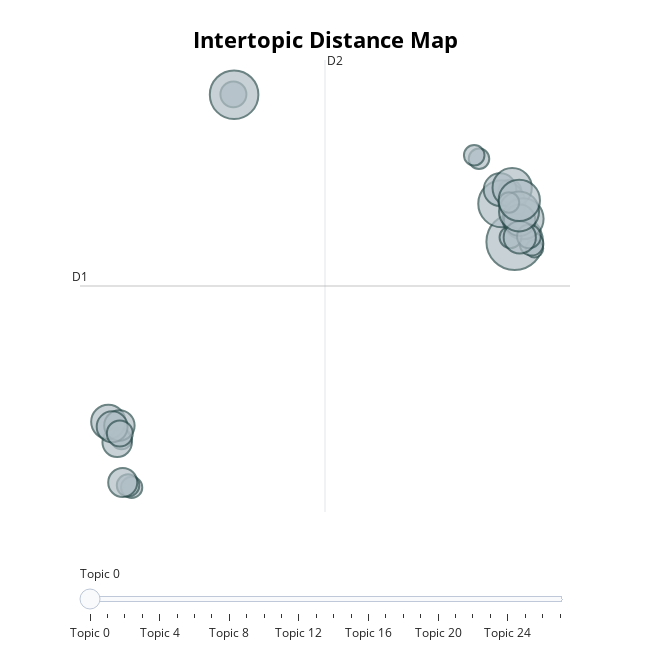

Here is the notebook cell this chart was saved with:
### Code cell
fig = topic_model.visualize_topics()
fig.show()

### Figure 1 — Plotly figure (JSON) as saved in the notebook; plotly's stock layout.template omitted (floating-point values rounded to 4 significant figures)
{"data": [{"customdata": [[0, "word | hint | today | spangram | answer", 19], [1, "credit | loan | card | account | rate", 114], [2, "blood | dr | symptom | pressure | say", 79], [3, "chart | album | billboard | song | band", 24], [4, "climate | record | temperature | researcher | change", 15], [5, "city | eclipse | travel | trip | rank", 31], [6, "game | win | player | season | play", 84], [7, "trump | trial | case | president | court", 42], [8, "government | say | state | bill | minister", 33], [9, "israel | attack | iran | israeli | say", 34], [10, "hotel | island | resort | cherry | new", 38], [11, "season | say | film | like | war", 55], [12, "tiktok | boeing | bytedance | aircraft | china", 24], [13, "water | heater | tankless | panel | solar", 11], [14, "apple | iphone | gaming | mouse | google", 20], [15, "divorce | accident | child | fault | injury", 16], [16, "content | audience | book | marketing | influencer", 15], [17, "ai | generative | datum | technology | human", 60], [18, "million | billion | league | year | value", 17], [19, "information | user | site | provide | cookie", 15], [20, "customer | business | product | company | market", 35], [21, "college | student | aid | fafsa | school", 18], [22, "industries | construction | founded | state | year", 30], [23, "company | say | coffee | amd | startup", 20], [24, "stock | billion | million | year | company", 37], [25, "team | leader | employee | member | manager", 57], [26, "care | caregiver | partner | health | feel", 15], [27, "work | people | self | change | way", 61]], "hovertemplate": "<b>Topic %{customdata[0]}</b><br>%{customdata[1]}<br>Size: %{customdata[2]}", "legendgroup": "", "marker": {"color": "#B0BEC5", "line": {"color": "DarkSlateGrey", "width": 2}, "size": [19, 114, 79, 24, 15, 31, 84, 42, 33, 34, 38, 55, 24, 11, 20, 16, 15, 60, 17, 15, 35, 18, 30, 20, 37, 57, 15, 61], "sizemode": "area", "sizeref": 0.07125, "symbol": "circle"}, "mode": "markers", "name": "", "orientation": "v", "showlegend": false, "type": "scatter", "x": [9.424, 9.638, 9.068, -2.834, -7.794, -7.987, -2.802, -8.379, -7.889, -8.21, 8.99, 9.527, -7.87, 10.51, 10.39, -7.344, 8.056, 10.01, 9.452, 7.844, 9.859, -7.504, -7.741, 10.27, 9.864, 9.832, 9.383, 9.842], "xaxis": "x", "y": [10.8, 6.674, 9.784, 18.71, -9.442, -9.71, 18.68, -8.035, -8.33, -8.435, 10.93, 11.1, -8.985, 6.116, 6.515, -13.39, 13.46, 8.561, 7.038, 13.74, 8.431, -13.23, -12.99, 7.113, 7.032, 9.154, 9.882, 10.05], "yaxis": "y"}], "layout": {"annotations": [{"showarrow": false, "text": "D1", "x": -9.635, "y": 3.062, "yshift": 10}, {"showarrow": false, "text": "D2", "x": 1.228, "xshift": 10, "y": 21.52}], "height": 650, "hoverlabel": {"bgcolor": "white", "font": {"family": "Rockwell", "size": 16}}, "legend": {"itemsizing": "constant", "tracegroupgap": 0}, "margin": {"t": 60}, "shapes": [{"line": {"color": "#CFD8DC", "width": 2}, "type": "line", "x0": 1.228, "x1": 1.228, "y0": -15.4, "y1": 21.52}, {"line": {"color": "#9E9E9E", "width": 2}, "type": "line", "x0": -9.635, "x1": 12.09, "y0": 3.062, "y1": 3.062}], "sliders": [{"active": 0, "pad": {"t": 50}, "steps": [{"args": [{"marker.color": [["red", "#B0BEC5", "#B0BEC5", "#B0BEC5", "#B0BEC5", "#B0BEC5", "#B0BEC5", "#B0BEC5", "#B0BEC5", "#B0BEC5", "#B0BEC5", "#B0BEC5", "#B0BEC5", "#B0BEC5", "#B0BEC5", "#B0BEC5", "#B0BEC5", "#B0BEC5", "#B0BEC5", "#B0BEC5", "#B0BEC5", "#B0BEC5", "#B0BEC5", "#B0BEC5", "#B0BEC5", "#B0BEC5", "#B0BEC5", "#B0BEC5"]]}], "label": "Topic 0", "method": "update"}, {"args": [{"marker.color": [["#B0BEC5", "red", "#B0BEC5", "#B0BEC5", "#B0BEC5", "#B0BEC5", "#B0BEC5", "#B0BEC5", "#B0BEC5", "#B0BEC5", "#B0BEC5", "#B0BEC5", "#B0BEC5", "#B0BEC5", "#B0BEC5", "#B0BEC5", "#B0BEC5", "#B0BEC5", "#B0BEC5", "#B0BEC5", "#B0BEC5", "#B0BEC5", "#B0BEC5", "#B0BEC5", "#B0BEC5", "#B0BEC5", "#B0BEC5", "#B0BEC5"]]}], "label": "Topic 1", "method": "update"}, {"args": [{"marker.color": [["#B0BEC5", "#B0BEC5", "red", "#B0BEC5", "#B0BEC5", "#B0BEC5", "#B0BEC5", "#B0BEC5", "#B0BEC5", "#B0BEC5", "#B0BEC5", "#B0BEC5", "#B0BEC5", "#B0BEC5", "#B0BEC5", "#B0BEC5", "#B0BEC5", "#B0BEC5", "#B0BEC5", "#B0BEC5", "#B0BEC5", "#B0BEC5", "#B0BEC5", "#B0BEC5", "#B0BEC5", "#B0BEC5", "#B0BEC5", "#B0BEC5"]]}], "label": "Topic 2", "method": "update"}, {"args": [{"marker.color": [["#B0BEC5", "#B0BEC5", "#B0BEC5", "red", "#B0BEC5", "#B0BEC5", "#B0BEC5", "#B0BEC5", "#B0BEC5", "#B0BEC5", "#B0BEC5", "#B0BEC5", "#B0BEC5", "#B0BEC5", "#B0BEC5", "#B0BEC5", "#B0BEC5", "#B0BEC5", "#B0BEC5", "#B0BEC5", "#B0BEC5", "#B0BEC5", "#B0BEC5", "#B0BEC5", "#B0BEC5", "#B0BEC5", "#B0BEC5", "#B0BEC5"]]}], "label": "Topic 3", "method": "update"}, {"args": [{"marker.color": [["#B0BEC5", "#B0BEC5", "#B0BEC5", "#B0BEC5", "red", "#B0BEC5", "#B0BEC5", "#B0BEC5", "#B0BEC5", "#B0BEC5", "#B0BEC5", "#B0BEC5", "#B0BEC5", "#B0BEC5", "#B0BEC5", "#B0BEC5", "#B0BEC5", "#B0BEC5", "#B0BEC5", "#B0BEC5", "#B0BEC5", "#B0BEC5", "#B0BEC5", "#B0BEC5", "#B0BEC5", "#B0BEC5", "#B0BEC5", "#B0BEC5"]]}], "label": "Topic 4", "method": "update"}, {"args": [{"marker.color": [["#B0BEC5", "#B0BEC5", "#B0BEC5", "#B0BEC5", "#B0BEC5", "red", "#B0BEC5", "#B0BEC5", "#B0BEC5", "#B0BEC5", "#B0BEC5", "#B0BEC5", "#B0BEC5", "#B0BEC5", "#B0BEC5", "#B0BEC5", "#B0BEC5", "#B0BEC5", "#B0BEC5", "#B0BEC5", "#B0BEC5", "#B0BEC5", "#B0BEC5", "#B0BEC5", "#B0BEC5", "#B0BEC5", "#B0BEC5", "#B0BEC5"]]}], "label": "Topic 5", "method": "update"}, {"args": [{"marker.color": [["#B0BEC5", "#B0BEC5", "#B0BEC5", "#B0BEC5", "#B0BEC5", "#B0BEC5", "red", "#B0BEC5", "#B0BEC5", "#B0BEC5", "#B0BEC5", "#B0BEC5", "#B0BEC5", "#B0BEC5", "#B0BEC5", "#B0BEC5", "#B0BEC5", "#B0BEC5", "#B0BEC5", "#B0BEC5", "#B0BEC5", "#B0BEC5", "#B0BEC5", "#B0BEC5", "#B0BEC5", "#B0BEC5", "#B0BEC5", "#B0BEC5"]]}], "label": "Topic 6", "method": "update"}, {"args": [{"marker.color": [["#B0BEC5", "#B0BEC5", "#B0BEC5", "#B0BEC5", "#B0BEC5", "#B0BEC5", "#B0BEC5", "red", "#B0BEC5", "#B0BEC5", "#B0BEC5", "#B0BEC5", "#B0BEC5", "#B0BEC5", "#B0BEC5", "#B0BEC5", "#B0BEC5", "#B0BEC5", "#B0BEC5", "#B0BEC5", "#B0BEC5", "#B0BEC5", "#B0BEC5", "#B0BEC5", "#B0BEC5", "#B0BEC5", "#B0BEC5", "#B0BEC5"]]}], "label": "Topic 7", "method": "update"}, {"args": [{"marker.color": [["#B0BEC5", "#B0BEC5", "#B0BEC5", "#B0BEC5", "#B0BEC5", "#B0BEC5", "#B0BEC5", "#B0BEC5", "red", "#B0BEC5", "#B0BEC5", "#B0BEC5", "#B0BEC5", "#B0BEC5", "#B0BEC5", "#B0BEC5", "#B0BEC5", "#B0BEC5", "#B0BEC5", "#B0BEC5", "#B0BEC5", "#B0BEC5", "#B0BEC5", "#B0BEC5", "#B0BEC5", "#B0BEC5", "#B0BEC5", "#B0BEC5"]]}], "label": "Topic 8", "method": "update"}, {"args": [{"marker.color": [["#B0BEC5", "#B0BEC5", "#B0BEC5", "#B0BEC5", "#B0BEC5", "#B0BEC5", "#B0BEC5", "#B0BEC5", "#B0BEC5", "red", "#B0BEC5", "#B0BEC5", "#B0BEC5", "#B0BEC5", "#B0BEC5", "#B0BEC5", "#B0BEC5", "#B0BEC5", "#B0BEC5", "#B0BEC5", "#B0BEC5", "#B0BEC5", "#B0BEC5", "#B0BEC5", "#B0BEC5", "#B0BEC5", "#B0BEC5", "#B0BEC5"]]}], "label": "Topic 9", "method": "update"}, {"args": [{"marker.color": [["#B0BEC5", "#B0BEC5", "#B0BEC5", "#B0BEC5", "#B0BEC5", "#B0BEC5", "#B0BEC5", "#B0BEC5", "#B0BEC5", "#B0BEC5", "red", "#B0BEC5", "#B0BEC5", "#B0BEC5", "#B0BEC5", "#B0BEC5", "#B0BEC5", "#B0BEC5", "#B0BEC5", "#B0BEC5", "#B0BEC5", "#B0BEC5", "#B0BEC5", "#B0BEC5", "#B0BEC5", "#B0BEC5", "#B0BEC5", "#B0BEC5"]]}], "label": "Topic 10", "method": "update"}, {"args": [{"marker.color": [["#B0BEC5", "#B0BEC5", "#B0BEC5", "#B0BEC5", "#B0BEC5", "#B0BEC5", "#B0BEC5", "#B0BEC5", "#B0BEC5", "#B0BEC5", "#B0BEC5", "red", "#B0BEC5", "#B0BEC5", "#B0BEC5", "#B0BEC5", "#B0BEC5", "#B0BEC5", "#B0BEC5", "#B0BEC5", "#B0BEC5", "#B0BEC5", "#B0BEC5", "#B0BEC5", "#B0BEC5", "#B0BEC5", "#B0BEC5", "#B0BEC5"]]}], "label": "Topic 11", "method": "update"}, {"args": [{"marker.color": [["#B0BEC5", "#B0BEC5", "#B0BEC5", "#B0BEC5", "#B0BEC5", "#B0BEC5", "#B0BEC5", "#B0BEC5", "#B0BEC5", "#B0BEC5", "#B0BEC5", "#B0BEC5", "red", "#B0BEC5", "#B0BEC5", "#B0BEC5", "#B0BEC5", "#B0BEC5", "#B0BEC5", "#B0BEC5", "#B0BEC5", "#B0BEC5", "#B0BEC5", "#B0BEC5", "#B0BEC5", "#B0BEC5", "#B0BEC5", "#B0BEC5"]]}], "label": "Topic 12", "method": "update"}, {"args": [{"marker.color": [["#B0BEC5", "#B0BEC5", "#B0BEC5", "#B0BEC5", "#B0BEC5", "#B0BEC5", "#B0BEC5", "#B0BEC5", "#B0BEC5", "#B0BEC5", "#B0BEC5", "#B0BEC5", "#B0BEC5", "red", "#B0BEC5", "#B0BEC5", "#B0BEC5", "#B0BEC5", "#B0BEC5", "#B0BEC5", "#B0BEC5", "#B0BEC5", "#B0BEC5", "#B0BEC5", "#B0BEC5", "#B0BEC5", "#B0BEC5", "#B0BEC5"]]}], "label": "Topic 13", "method": "update"}, {"args": [{"marker.color": [["#B0BEC5", "#B0BEC5", "#B0BEC5", "#B0BEC5", "#B0BEC5", "#B0BEC5", "#B0BEC5", "#B0BEC5", "#B0BEC5", "#B0BEC5", "#B0BEC5", "#B0BEC5", "#B0BEC5", "#B0BEC5", "red", "#B0BEC5", "#B0BEC5", "#B0BEC5", "#B0BEC5", "#B0BEC5", "#B0BEC5", "#B0BEC5", "#B0BEC5", "#B0BEC5", "#B0BEC5", "#B0BEC5", "#B0BEC5", "#B0BEC5"]]}], "label": "Topic 14", "method": "update"}, {"args": [{"marker.color": [["#B0BEC5", "#B0BEC5", "#B0BEC5", "#B0BEC5", "#B0BEC5", "#B0BEC5", "#B0BEC5", "#B0BEC5", "#B0BEC5", "#B0BEC5", "#B0BEC5", "#B0BEC5", "#B0BEC5", "#B0BEC5", "#B0BEC5", "red", "#B0BEC5", "#B0BEC5", "#B0BEC5", "#B0BEC5", "#B0BEC5", "#B0BEC5", "#B0BEC5", "#B0BEC5", "#B0BEC5", "#B0BEC5", "#B0BEC5", "#B0BEC5"]]}], "label": "Topic 15", "method": "update"}, {"args": [{"marker.color": [["#B0BEC5", "#B0BEC5", "#B0BEC5", "#B0BEC5", "#B0BEC5", "#B0BEC5", "#B0BEC5", "#B0BEC5", "#B0BEC5", "#B0BEC5", "#B0BEC5", "#B0BEC5", "#B0BEC5", "#B0BEC5", "#B0BEC5", "#B0BEC5", "red", "#B0BEC5", "#B0BEC5", "#B0BEC5", "#B0BEC5", "#B0BEC5", "#B0BEC5", "#B0BEC5", "#B0BEC5", "#B0BEC5", "#B0BEC5", "#B0BEC5"]]}], "label": "Topic 16", "method": "update"}, {"args": [{"marker.color": [["#B0BEC5", "#B0BEC5", "#B0BEC5", "#B0BEC5", "#B0BEC5", "#B0BEC5", "#B0BEC5", "#B0BEC5", "#B0BEC5", "#B0BEC5", "#B0BEC5", "#B0BEC5", "#B0BEC5", "#B0BEC5", "#B0BEC5", "#B0BEC5", "#B0BEC5", "red", "#B0BEC5", "#B0BEC5", "#B0BEC5", "#B0BEC5", "#B0BEC5", "#B0BEC5", "#B0BEC5", "#B0BEC5", "#B0BEC5", "#B0BEC5"]]}], "label": "Topic 17", "method": "update"}, {"args": [{"marker.color": [["#B0BEC5", "#B0BEC5", "#B0BEC5", "#B0BEC5", "#B0BEC5", "#B0BEC5", "#B0BEC5", "#B0BEC5", "#B0BEC5", "#B0BEC5", "#B0BEC5", "#B0BEC5", "#B0BEC5", "#B0BEC5", "#B0BEC5", "#B0BEC5", "#B0BEC5", "#B0BEC5", "red", "#B0BEC5", "#B0BEC5", "#B0BEC5", "#B0BEC5", "#B0BEC5", "#B0BEC5", "#B0BEC5", "#B0BEC5", "#B0BEC5"]]}], "label": "Topic 18", "method": "update"}, {"args": [{"marker.color": [["#B0BEC5", "#B0BEC5", "#B0BEC5", "#B0BEC5", "#B0BEC5", "#B0BEC5", "#B0BEC5", "#B0BEC5", "#B0BEC5", "#B0BEC5", "#B0BEC5", "#B0BEC5", "#B0BEC5", "#B0BEC5", "#B0BEC5", "#B0BEC5", "#B0BEC5", "#B0BEC5", "#B0BEC5", "red", "#B0BEC5", "#B0BEC5", "#B0BEC5", "#B0BEC5", "#B0BEC5", "#B0BEC5", "#B0BEC5", "#B0BEC5"]]}], "label": "Topic 19", "method": "update"}, {"args": [{"marker.color": [["#B0BEC5", "#B0BEC5", "#B0BEC5", "#B0BEC5", "#B0BEC5", "#B0BEC5", "#B0BEC5", "#B0BEC5", "#B0BEC5", "#B0BEC5", "#B0BEC5", "#B0BEC5", "#B0BEC5", "#B0BEC5", "#B0BEC5", "#B0BEC5", "#B0BEC5", "#B0BEC5", "#B0BEC5", "#B0BEC5", "red", "#B0BEC5", "#B0BEC5", "#B0BEC5", "#B0BEC5", "#B0BEC5", "#B0BEC5", "#B0BEC5"]]}], "label": "Topic 20", "method": "update"}, {"args": [{"marker.color": [["#B0BEC5", "#B0BEC5", "#B0BEC5", "#B0BEC5", "#B0BEC5", "#B0BEC5", "#B0BEC5", "#B0BEC5", "#B0BEC5", "#B0BEC5", "#B0BEC5", "#B0BEC5", "#B0BEC5", "#B0BEC5", "#B0BEC5", "#B0BEC5", "#B0BEC5", "#B0BEC5", "#B0BEC5", "#B0BEC5", "#B0BEC5", "red", "#B0BEC5", "#B0BEC5", "#B0BEC5", "#B0BEC5", "#B0BEC5", "#B0BEC5"]]}], "label": "Topic 21", "method": "update"}, {"args": [{"marker.color": [["#B0BEC5", "#B0BEC5", "#B0BEC5", "#B0BEC5", "#B0BEC5", "#B0BEC5", "#B0BEC5", "#B0BEC5", "#B0BEC5", "#B0BEC5", "#B0BEC5", "#B0BEC5", "#B0BEC5", "#B0BEC5", "#B0BEC5", "#B0BEC5", "#B0BEC5", "#B0BEC5", "#B0BEC5", "#B0BEC5", "#B0BEC5", "#B0BEC5", "red", "#B0BEC5", "#B0BEC5", "#B0BEC5", "#B0BEC5", "#B0BEC5"]]}], "label": "Topic 22", "method": "update"}, {"args": [{"marker.color": [["#B0BEC5", "#B0BEC5", "#B0BEC5", "#B0BEC5", "#B0BEC5", "#B0BEC5", "#B0BEC5", "#B0BEC5", "#B0BEC5", "#B0BEC5", "#B0BEC5", "#B0BEC5", "#B0BEC5", "#B0BEC5", "#B0BEC5", "#B0BEC5", "#B0BEC5", "#B0BEC5", "#B0BEC5", "#B0BEC5", "#B0BEC5", "#B0BEC5", "#B0BEC5", "red", "#B0BEC5", "#B0BEC5", "#B0BEC5", "#B0BEC5"]]}], "label": "Topic 23", "method": "update"}, {"args": [{"marker.color": [["#B0BEC5", "#B0BEC5", "#B0BEC5", "#B0BEC5", "#B0BEC5", "#B0BEC5", "#B0BEC5", "#B0BEC5", "#B0BEC5", "#B0BEC5", "#B0BEC5", "#B0BEC5", "#B0BEC5", "#B0BEC5", "#B0BEC5", "#B0BEC5", "#B0BEC5", "#B0BEC5", "#B0BEC5", "#B0BEC5", "#B0BEC5", "#B0BEC5", "#B0BEC5", "#B0BEC5", "red", "#B0BEC5", "#B0BEC5", "#B0BEC5"]]}], "label": "Topic 24", "method": "update"}, {"args": [{"marker.color": [["#B0BEC5", "#B0BEC5", "#B0BEC5", "#B0BEC5", "#B0BEC5", "#B0BEC5", "#B0BEC5", "#B0BEC5", "#B0BEC5", "#B0BEC5", "#B0BEC5", "#B0BEC5", "#B0BEC5", "#B0BEC5", "#B0BEC5", "#B0BEC5", "#B0BEC5", "#B0BEC5", "#B0BEC5", "#B0BEC5", "#B0BEC5", "#B0BEC5", "#B0BEC5", "#B0BEC5", "#B0BEC5", "red", "#B0BEC5", "#B0BEC5"]]}], "label": "Topic 25", "method": "update"}, {"args": [{"marker.color": [["#B0BEC5", "#B0BEC5", "#B0BEC5", "#B0BEC5", "#B0BEC5", "#B0BEC5", "#B0BEC5", "#B0BEC5", "#B0BEC5", "#B0BEC5", "#B0BEC5", "#B0BEC5", "#B0BEC5", "#B0BEC5", "#B0BEC5", "#B0BEC5", "#B0BEC5", "#B0BEC5", "#B0BEC5", "#B0BEC5", "#B0BEC5", "#B0BEC5", "#B0BEC5", "#B0BEC5", "#B0BEC5", "#B0BEC5", "red", "#B0BEC5"]]}], "label": "Topic 26", "method": "update"}, {"args": [{"marker.color": [["#B0BEC5", "#B0BEC5", "#B0BEC5", "#B0BEC5", "#B0BEC5", "#B0BEC5", "#B0BEC5", "#B0BEC5", "#B0BEC5", "#B0BEC5", "#B0BEC5", "#B0BEC5", "#B0BEC5", "#B0BEC5", "#B0BEC5", "#B0BEC5", "#B0BEC5", "#B0BEC5", "#B0BEC5", "#B0BEC5", "#B0BEC5", "#B0BEC5", "#B0BEC5", "#B0BEC5", "#B0BEC5", "#B0BEC5", "#B0BEC5", "red"]]}], "label": "Topic 27", "method": "update"}]}], "title": {"font": {"color": "Black", "size": 22}, "text": "<b>Intertopic Distance Map</b>", "x": 0.5, "xanchor": "center", "y": 0.95, "yanchor": "top"}, "width": 650, "xaxis": {"anchor": "y", "domain": [0, 1], "range": [-9.635, 12.09], "title": {"text": ""}, "visible": false}, "yaxis": {"anchor": "x", "domain": [0, 1], "range": [-15.4, 21.52], "title": {"text": ""}, "visible": false}}}
